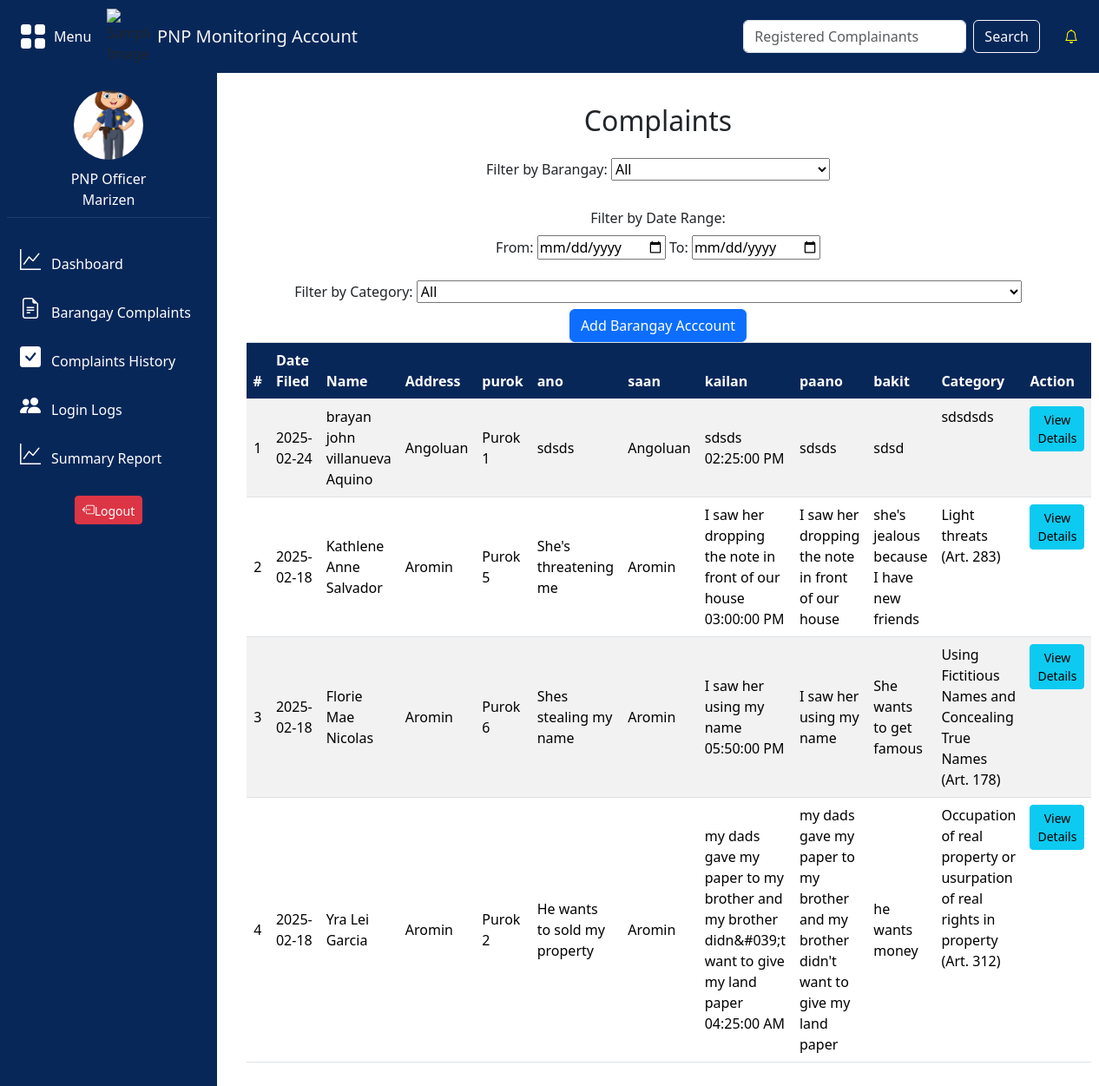
Page /pnp/pnp.php (signed in) on the committed database.
### tables this page shows
CREATE TABLE `tbl_complaints` (
  `complaints_id` int(15) NOT NULL,
  `complaint_name` varchar(255) NOT NULL,
  `complaints_person` varchar(15) NOT NULL,
  `status` varchar(20) NOT NULL DEFAULT '''Inprogress''',
  `complaints` text NOT NULL,
  `responds` enum('barangay','pnp') NOT NULL,
  `date_filed` date NOT NULL,
  `category_id` int(1) NOT NULL,
  `barangays_id` int(10) NOT NULL,
  `image_id` int(10) NOT NULL,
  `info_id` int(11) NOT NULL,
  `user_id` int(11) NOT NULL,
  `ano` varchar(255) DEFAULT NULL,
  `barangay_saan` varchar(255) DEFAULT NULL,
  `kailan_date` date DEFAULT NULL,
  `kailan_time` varchar(255) NOT NULL,
  `paano` text DEFAULT NULL,
  `bakit` text DEFAULT NULL,
  `file_path` varchar(255) DEFAULT NULL,
  `cert_id` int(15) DEFAULT NULL
);

CREATE TABLE `tbl_users` (
  `user_id` int(15) NOT NULL,
  `first_name` varchar(255) NOT NULL,
  `middle_name` varchar(255) NOT NULL,
  `last_name` varchar(255) NOT NULL,
  `extension_name` varchar(255) DEFAULT NULL,
  `gender` varchar(255) NOT NULL,
  `age` int(255) NOT NULL,
  `birth_date` date NOT NULL,
  `selfie_path` varchar(255) NOT NULL,
  `image_type` enum('ID') NOT NULL,
  `image_path` varchar(255) NOT NULL,
  `date_uploaded` datetime(6) NOT NULL,
  `cp_number` varchar(255) NOT NULL,
  `password` varchar(255) NOT NULL,
  `accountType` enum('Resident','Barangay Official','PNP Officer') NOT NULL,
  `barangays_id` int(11) DEFAULT NULL,
  `place_of_birth` varchar(255) NOT NULL,
  `purok` varchar(255) NOT NULL,
  `civil_status` enum('Single','Married','Separated','Live-in','Divorced','Widowed') NOT NULL,
  `educational_background` enum('No Formal Education','Elementary','Highschool','College','Post Graduate') NOT NULL,
  `nationality` varchar(255) NOT NULL,
  `pic_data` varchar(255) NOT NULL,
  `security_question` varchar(255) NOT NULL,
  `security_answer` varchar(255) NOT NULL,
  `login_attempts` int(11) DEFAULT 0,
  `lockout_time` datetime DEFAULT NULL,
  `is_verified` tinyint(1) NOT NULL DEFAULT 0
);

CREATE TABLE `tbl_complaintcategories` (
  `category_id` int(10) NOT NULL,
  `complaints_category` varchar(255) NOT NULL,
  `cert_path` varchar(255) NOT NULL
);

### pnp/pnp.php (the view, shortened to what this page needs)
<!DOCTYPE html>
<html lang="en">
<head>
    <link href="https://cdnjs.cloudflare.com/ajax/libs/bootstrap-icons/1.8.1/font/bootstrap-icons.min.css" rel="stylesheet">
    <link href="https://cdn.jsdelivr.net/npm/bootstrap@5.3.3/dist/css/bootstrap.min.css" rel="stylesheet">
    <link rel="stylesheet" type="text/css" href="../styles/style.css">
</head>
<body>
<?php
include '../includes/pnp-nav.php';
include '../includes/pnp-bar.php';
?>
<center>
<div class="content">
    <div class="container">
        <h2 class="mt-3 mb-4">Complaints</h2>
        <form method="GET">
    <label class="form-label">Filter by Barangay:</label>
    <select id="barangayDropdown" name="barangay" onchange="this.form.submit()">
        <option value="">All</option>
    </select>
    <br><br>
    <label class="form-label">Filter by Date Range:</label><br>
    <label for="from_date">From: </label>
    <input type="date" id="from_date" name="from_date" value="<?php echo isset($_GET['from_date']) ? $_GET['from_date'] : ''; ?>" onchange="this.form.submit()">
    <label for="to_date">To: </label>
    <input type="date" id="to_date" name="to_date" value="<?php echo isset($_GET['to_date']) ? $_GET['to_date'] : ''; ?>" onchange="this.form.submit()">
    <br><br>
    <label class="form-label">Filter by Category:</label>
    <select id="categoryDropdown" name="category" onchange="this.form.submit()">
        <option value="">All</option>
    </select>
</form>
<div style="width: 100%; text-align: center;">
    <button onclick="window.location.href='add_account.php';" class="btn btn-primary">Add Barangay Acccount</button>
</div>
        <div class="table">
            <table class="table table-striped table-bordered table-center" id="complaintsTable">
                <thead>
                    <tr>
                    <th>#</th>
                        <th>Date Filed</th>
                        <th>Name</th>
                        <th>Address</th>
                        <th>purok</th>
                        <th>ano</th>
                        <th>saan</th>
                        <th>kailan</th>
                        <th>paano</th>
                        <th>bakit</th>
                        <th>Category</th>
                        <th>Action</th>
                    </tr>
                </thead>
                <tbody>
                <?php
    function displayPNPComplaints($pdo) {
        try {
            $conditions = ["c.responds = 'pnp'", "c.status != 'Filed in the court'"];
            $params = [];
            $query = "
                SELECT c.*, cat.complaints_category, u.purok
                FROM tbl_complaints c
                JOIN tbl_users u ON u.user_id = c.user_id
                JOIN tbl_complaintcategories cat ON c.category_id = cat.category_id
                WHERE " . implode(" AND ", $conditions) . "
                ORDER BY c.date_filed DESC
            ";
            $stmt = $pdo->prepare($query);
            $stmt->execute($params);
            if ($stmt->rowCount() > 0) {
                $row_number = 1;
                while ($row = $stmt->fetch(PDO::FETCH_ASSOC)) {
                    echo "<tr>";
                    echo "<td style='text-align: center; vertical-align: middle;'>{$row_number}</td>";
                    echo "<td style='text-align: left; vertical-align: middle;'>{$row['date_filed']}</td>";
                    echo "<td style='text-align: left; vertical-align: middle;'>{$row['complaint_name']}</td>";
                    echo "<td style='text-align: left; vertical-align: middle;'>{$row['barangay_saan']}</td>";
                    echo "<td style='text-align: left; vertical-align: middle;'>{$row['purok']}</td>";
                    echo "<td style='text-align: left; vertical-align: middle;'>{$row['ano']}</td>";
                    echo "<td style='text-align: left; vertical-align: middle;'>{$row['barangay_saan']}</td>";
                    echo "<td style='text-align: left; vertical-align: middle;'>" . htmlspecialchars($row['paano']) . ' ' . htmlspecialchars($row['kailan_time']) . "</td>";
                    echo "<td style='text-align: left; vertical-align: middle;'>{$row['paano']}</td>";
                    echo "<td style='text-align: left; vertical-align: middle;'>{$row['bakit']}</td>";
                    echo "<td class='category'>{$row['complaints_category']}</td>";
                    echo "<td><button class='btn btn-info btn-sm' data-bs-toggle='modal' data-bs-target='#viewDetailsModal' data-id='{$row['complaints_id']}'>View Details</button></td>";
                    echo "</tr>";
                    $row_number++;
                }
            } else {
                echo "<tr><td colspan='12' class='text-center'>No record found</td></tr>";
            }
        } catch (PDOException $e) {
            echo "<tr><td colspan='12' class='text-center'>Error fetching PNP complaints: " . $e->getMessage() . "</td></tr>";
        }
    }
    displayPNPComplaints($pdo);
?>
                </tbody>
            </table>
            </div>
        </div>
    </div>
  </center>
</body>
</html>

### styles/style.css (style rules this page uses)
.content { margin-left: 250px; transition: margin-left 0.3s ease; padding: 20px; width: 80%; }
table, th, td { border: none; }
table { border-collapse: collapse; width: 100%; }

### pnp/pnp.php (style rules this page uses)
.table thead th { background-color: #082759; color: #ffffff; }

### rows in the picture
tbl_complaints: date_filed "2025-02-24", complaint_name "brayan john villanueva Aquino", barangay_saan "Angoluan", user.purok "Purok 1", ano "sdsds", paano "sdsds", kailan_time "02:25:00 PM", bakit "sdsd", category.complaints_category "sdsdsds"
tbl_complaints: date_filed "2025-02-18", complaint_name "Kathlene Anne Salvador", barangay_saan "Aromin", user.purok "Purok 5", ano "She's threatening me", paano "I saw her dropping the note in front of our house", kailan_time "03:00:00 PM", bakit "she's jealous because I have new friends", category.complaints_category "Light threats (Art. 283)"
tbl_complaints: date_filed "2025-02-18", complaint_name "Florie Mae Nicolas", barangay_saan "Aromin", user.purok "Purok 6", ano "Shes stealing my name", paano "I saw her using my name", kailan_time "05:50:00 PM", bakit "She wants to get famous", category.complaints_category "Using Fictitious Names and Concealing True Names (Art. 178)"
tbl_complaints: date_filed "2025-02-18", complaint_name "Yra Lei Garcia", barangay_saan "Aromin", user.purok "Purok 2", ano "He wants to sold my property", paano "my dads gave my paper to my brother and my brother didn&#039;t want to give my land paper", kailan_time "04:25:00 AM", paano "my dads gave my paper to my brother and my brother didn't want to give my land paper", bakit "he wants money", category.complaints_category "Occupation of real property or usurpation of real rights in property (Art. 312)"

### other values in the picture
$_SESSION['accountType'] "PNP Officer"
$firstName "Marizen"
